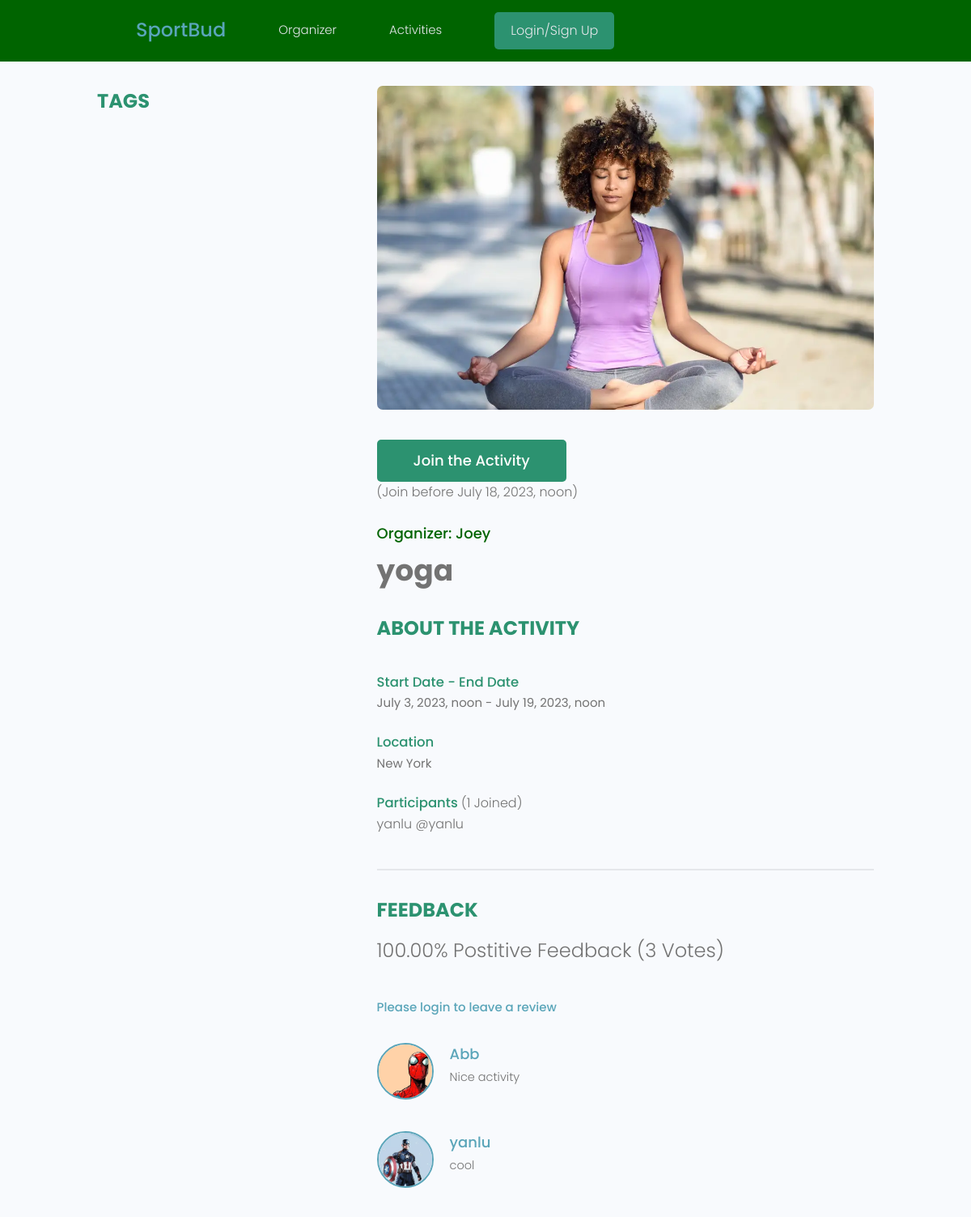
/activities/activity/9fbbd685-e939-4cb7-8b55-677e389acec6/, run on the app's committed database.
### base/models.py (models this page shows, shortened)
class Activity(models.Model):
    owner = models.ForeignKey(Profile, null=True, blank=True, on_delete=models.SET_NULL)
    title = models.CharField(max_length=200)
    description = models.TextField(null=True, blank=True)
    location = models.CharField(max_length=200, blank=True, null=True)
    featured_image = models.ImageField(null=True, blank=True, default="default1.png")
    tags = models.ManyToManyField('Tag', blank=True)
    vote_ratio = models.DecimalField(max_digits=5, decimal_places=2, default=0)
    vote_total = models.PositiveIntegerField(default=0)
    created = models.DateTimeField(auto_now_add=True)
    participants = models.ManyToManyField(Profile, blank=True, related_name='events')
    start_date = models.DateTimeField(null=True)
    end_date = models.DateTimeField(null=True)
    scheduled_date = models.DateTimeField()
    registration_deadline = models.DateTimeField(null=True)
    id = models.UUIDField(default=uuid.uuid4, unique=True, primary_key=True, editable=False)
    class Meta:
        ordering = ['-vote_ratio', '-vote_total']

class Review(models.Model):
    VOTE_TYPE = (
        ('up', 'Up Vote'),
        ('down', 'Down Vote'),
    )
    owner = models.ForeignKey(Profile, on_delete=models.CASCADE, null=True)
    activity = models.ForeignKey(Activity, on_delete=models.CASCADE)
    body = models.TextField(null=True, blank=True)
    value = models.CharField(max_length=200, choices=VOTE_TYPE)
    created = models.DateTimeField(auto_now_add=True)
    id = models.UUIDField(default=uuid.uuid4, unique=True,
                          primary_key=True, editable=False)

### users/models.py (models this page shows)
class Profile(models.Model):
    user = models.OneToOneField(User, on_delete=models.CASCADE, null=True,blank=True)
    name = models.CharField(max_length=200, blank=True, null=True)
    location = models.CharField(max_length=200, blank=True, null=True)
    email = models.EmailField(max_length=500, blank=True, null=True)
    username = models.CharField(max_length=200, blank=True, null=True)
    short_intro = models.CharField(max_length=200, blank=True, null=True)
    bio = models.TextField(blank=True, null=True)
    profile_image = models.ImageField(null=True, blank=True, upload_to='profiles/', default='profiles/default.jpeg')
    social_twitter = models.CharField(max_length=200, blank=True, null=True)
    social_linkedin = models.CharField(max_length=200, blank=True, null=True)
    social_youtube = models.CharField(max_length=200, blank=True, null=True)
    social_webpage = models.CharField(max_length=200, blank=True, null=True)
    created = models.DateTimeField(auto_now_add=True)
    hackathon_participant = models.BooleanField(default=True, null=True)
    registered_activities = models.ManyToManyField('base.Activity', blank=True, related_name='registered_activities')
    id = models.UUIDField(default=uuid.uuid4, unique=True, primary_key=True, editable=False)
    def __str__(self):
        return str(self.username)

### base/views.py (the view, shortened to what this page needs)
# urls.py: path('activity/<str:pk>/', views.activity, name='activity'),
def activity(request, pk):
    activityObj = Activity.objects.get(id=pk)
    form = ReviewForm()
    context = {'activity':activityObj, 'form':form}
    return render(request, 'base/activity.html', context)

### base/templates/base/activity.html (shortened to what this page needs)
{% extends 'main.html' %}
{% block content %}
<main class="singleProject my-md">
    <div class="container">
      <div class="layout">
        <div class="column column--1of3">
          <h3 class="singleProject__subtitle">TAGS</h3>
        </div>
        <div class="column column--2of3">
          <img class="singleProject__preview" src="{{ activity.featured_image.url }}" alt="portfolio thumbnail" />
          {% if not request.user.profile == activity.owner %}
            {% if request.user.profile in activity.participants.all %}
            <form class="form" action="{% url 'registration-confirmation' activity.id %}" method="POST">
                {% csrf_token %}
                <input class="btn btn--sub btn--lg" type="submit" value="Leave the Activity" />
            </form>
            {% else %}
            <a class="btn btn--sub btn--lg" href="{% url 'registration-confirmation' activity.id %}">
                Join the Activity
            </a>
            <p>(Join before {{ activity.registration_deadline }})</p>
            {% endif %}
          {% endif %}
          <br>
          <a href="{% url 'user-profile' activity.owner.id %}" class="singleProject__developer organizer-link">{{ "Organizer: " }}{{ activity.owner.name }}</a>
          <h2 class="{{activity.title}}">{{activity.title}}</h2>
          <br>
          <h3 class="singleProject__subtitle">About the Activity</h3>
          <br>
          <div class="activity-details__item">
            <h3 class="devSkill__title">Start Date - End Date</h3>
            <div class="singleProject__info">
                {{ activity.start_date }} - {{ activity.end_date }}
            </div>
          </div>
          <br>
          <div class="activity-details__item">
            <h3 class="devSkill__title">Location</h3>
            <div class="singleProject__info">
                {{ activity.location }}
            </div>
          </div>
          <br>
          <div class="activity-details__item">
              <h3 class="devSkill__title">Participants <span>({{ activity.participants.count }} Joined)</span></h3>
              <div class="participants__list scroll">
                  {% for user in activity.participants.all|slice:"20" %}
                  <a href="{% url 'user-profile' user.id %}" class="participant">
                      <p>
                          {{ user.name }}
                          <span>@{{ user.username }}</span>
                      </p>
                  </a>
                  {% endfor %}
              </div>
          </div>
          <div class="comments">
            <h3 class="singleProject__subtitle">Feedback</h3>
            <h5 class="project--rating">
              {{activity.vote_ratio}}% Postitive Feedback ({{activity.vote_total}} Vote{{activity.vote_total|pluralize:"s"}})
            </h5>
            {% if request.user.profile == activity.owner %}
            <p>You cannot review your own work</p>
            {% else %}
            <a href="{% url 'login' %}?next={{request.path}}">Please login to leave a review</a>
            {% endif %}
            <div class="commentList">
              {% for review in activity.review_set.all %}
                {% if review.body %}
                <div class="comment">
                  <a href="{% url 'user-profile' review.owner.id %}">
                    <img class="avatar avatar--md"
                      src="{{review.owner.profile_image.url}}" alt="user" />
                  </a>
                  <div class="comment__details">
                    <a href="{% url 'user-profile' review.owner.id %}" class="comment__author">{{review.owner}}</a>
                    <p class="comment__info">{{review.body|linebreaksbr}}</p>
                  </div>
                </div>
                {% endif %}
              {% endfor %}
            </div>
          </div>
        </div>
      </div>
    </div>
  </main>
{% endblock content %}

### static/styles/app.css (style rules this page uses)
:root { --color-sub: #006400; --color-sub-light: #2c9270; }
.btn--sub { background-color: var(--color-sub-light); }
img { width: 100%; }
.devSkill__title { font-size: 1.65rem; font-weight: 500; color: var(--color-sub-light); }
.singleProject .column--1of3 { order: 2; }
@media screen and (min-width: 1081px) { .singleProject .column--1of3 { order: 1; } }
@media screen and (min-width: 1081px) { .singleProject .column--2of3 { order: 2; } }
.singleProject__preview { height: 50vh; object-fit: cover; object-position: top center; margin-bottom: 3rem; border-radius: 0.7rem; }
.singleProject__developer { font-size: 1.8rem; font-weight: 500; }
.project--rating { margin-bottom: 1.6em; margin-top: .5em; }
.singleProject__subtitle { text-transform: uppercase; font-size: 2.4rem; font-weight: 700; color: var(--color-sub-light); margin-bottom: 1rem; }
.comments { margin-top: 4rem; padding-top: 3rem; border-top: 2px solid var(--color-light); }
.commentList { margin: 3rem 0; }
.comment { display: flex; gap: 2rem; }
.comment:not(:last-child) { margin-bottom: 3rem; }
.comment__author { font-size: 1.8rem; }
.comment__info { font-size: 1.45rem; }
.organizer-link { color: var(--color-sub); }

### static/uikit/styles/modules/_variables.css (style rules this page uses)
:root { --color-main: #5aa5b9; --color-main-light: #e6faff; --color-sub: #3f4156; --color-sub-light: #51546e; --color-sub-lighter: #ededfd; --color-text: #737373; --color-gray: #8b8b8b; --color-light: #e5e7eb; --color-light-gray: #767676; --color-bg: #f8fafd; --color-white: #fffefd; --color-white-light: #f3f3f3; --color-success: #359e64; --color-success-bg: #def8e8; --color-error: #fc4b0b; --color-error-bg: #fff2ee; --font-base: 'Poppins', arial, helvetica, 'Segoe UI', roboto, ubuntu, sans-serif; --font-monospace: 'Fira Code', 'Courier New', courier, monospace; --font-regular: 300; --font-medium: 500; --font-bold: 700; --generic-shadow: 1px 1px 5px #00000010; --generic-transition: all 0.3s ease-in-out; }

### static/uikit/styles/modules/_base.css (style rules this page uses)
* { margin: 0; padding: 0; box-sizing: border-box; text-rendering: optimizeLegibility; color: inherit; font-size: inherit; }
html { font-size: 50%; }
@media only screen and (min-width: 480px) { html { font-size: 56.25%; } }
@media only screen and (min-width: 1200px) { html { font-size: 62.5%; } }
body { line-height: 1.6; font-weight: 400; font-size: 1.5rem; color: var(--color-text); background-color: var(--color-bg); min-height: 100vh; }

### static/uikit/styles/modules/_typography.css (style rules this page uses)
* { font-family: var(--font-base); }
h2 { font-size: 3.6rem; font-weight: var(--font-bold); }
h3 { font-size: 3.2rem; font-weight: var(--font-medium); }
h5 { font-size: 2.4rem; font-weight: var(--font-medium); }
h5, h6 { font-weight: var(--font-regular); }
p, span, strong { font-size: 1.6rem; color: var(--color-text); font-weight: var(--font-regular); }
a { padding-bottom: 2px; text-decoration: none; display: inline-block; color: var(--color-main); font-weight: var(--font-medium); }

### static/uikit/styles/modules/_utilities.css (style rules this page uses)
.container { width: 92%; max-width: 165rem; margin: 0 auto; box-sizing: border-box; }
@media screen and (min-width: 1000px) { .container { width: 90%; } }
@media screen and (min-width: 1200px) { .container { width: 80%; } }
.my-md { margin: 3rem auto; }

### static/uikit/styles/modules/_avatar.css (style rules this page uses)
.avatar { border-radius: 50%; border: 2px solid var(--color-main); object-fit: cover; }
.avatar--md { height: 7rem; width: 7rem; }

### static/uikit/styles/modules/_button.css (style rules this page uses)
.btn { display: inline-block; position: relative; cursor: pointer; background-color: var(--color-light); font-weight: var(--font-medium); color: var(--color-sub); text-decoration: none; padding: 1rem 2rem; border-radius: 0.5rem; border: none; width: -webkit-fit-content; width: -moz-fit-content; width: fit-content; height: -webkit-fit-content; height: -moz-fit-content; height: fit-content; font-size: 1.6rem; outline-width: 0; outline-color: transparent; -webkit-backface-visibility: hidden; backface-visibility: hidden; transition: all 0.3s ease-in-out; }
.btn--sub { background-color: var(--color-sub); color: var(--color-white); }
.btn--lg { font-size: 1.8rem; padding: 1.2rem 4.5rem; }

### static/uikit/styles/modules/_layout.css (style rules this page uses)
.layout { display: flex; flex-flow: row wrap; justify-content: space-between; }
.layout > .column { margin-bottom: 3rem; }
.layout > .column.column--1of3 { flex-basis: 30%; }
.layout > .column.column--2of3 { flex-basis: 64%; }

### data on the page
Activity: featured_image (picture), registration_deadline "July 18, 2023, noon", owner.name "Joey", title "yoga", start_date "July 3, 2023, noon", end_date "July 19, 2023, noon", location "New York", participants.count "1", vote_ratio "100.00", vote_total "3"
Profile: name "yanlu", username "yanlu"
Review: owner.profile_image (picture), owner "Abb", body "Nice activity"
Review: owner.profile_image (picture), owner "yanlu", body "cool"

### other printed values
{{ "Organizer: " }} "Organizer:"
